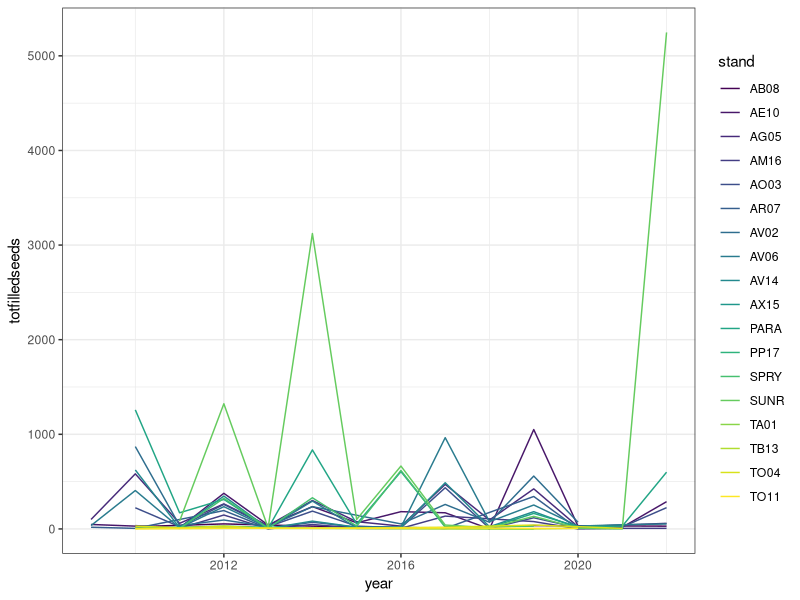

Reproduce this figure in R. (Note: this script raises an error after producing the figure.)
## Started 13 March 2024 ##
## Satrted by Lizzie who made some VERY quick plots ##

## Search for: Alert! in MastingDataMerge.R and make sure they are okay


# housekeeping
rm(list=ls()) 
options(stringsAsFactors=FALSE)

# Setting working directory. Add in your own path in an if statement for your file structure
if(length(grep("lizzie", getwd())>0)) { 
  setwd("~/Documents/git/projects/grephon/Masting/")
} else if (length(grep("ailene", getwd()))>0) 
{setwd("boomboom")
}


# libraries
library(ggplot2)
library(viridis)

d <- read.csv("./output/seedswithtraps_allyears_quickdirty.csv")
standz <- read.csv("./data/MORA STANDS_LatLongs_UTM.csv")

# Quick look by ABAM
dabam <- subset(d, species=="ABAM")
dabamagg <- aggregate(dabam[c("totfilledseeds")], dabam[c("stand", "year")], FUN=sum)
dabamaggall <- aggregate(dabam[c("allseeds")], dabam[c("stand", "year")], FUN=sum)

## ggplot versions

ggplot(dabamagg, aes(y=totfilledseeds, x=year, color=stand)) +
  geom_line() + 
  scale_colour_viridis_d() + 
  theme_bw()

abamplotfacetfill <- ggplot(dabamagg, aes(y=totfilledseeds, x=year)) +
  geom_line() + 
  facet_wrap(stand~.) + 
  theme_bw()

abamplotfacetall <- ggplot(dabamaggall, aes(y=allseeds, x=year)) +
  geom_line() + 
  facet_wrap(stand~.) + 
  theme_bw()

# Quick look for AGO5
specieshere <- c("ABAM", "PSME",  "THPL", "TSHE")
latbihere <- c(expression(italic("Abies amabilis")), 
    expression(italic("Pseudotsuga menziesii")), 
    expression(italic("Thuja plicata")),
    expression(italic("Tsuga heterophylla")))

dag05 <- subset(d[which(d$species %in% specieshere),], stand=="AG05")
dag05agg <- aggregate(dag05[c("totfilledseeds")], dag05[c("stand", "year", "species")], FUN=sum)
dag05aggall <- aggregate(dag05[c("allseeds")], dag05[c("stand", "year", "species")], FUN=sum)


ag054sppfill <- ggplot(dag05agg, aes(y=totfilledseeds, x=year, color=species)) +
  geom_line() + 
  scale_colour_viridis_d(option="turbo") + 
  theme_bw()

ag054sppall <- ggplot(dag05aggall, aes(y=allseeds, x=year, color=species)) +
  geom_line() + 
  scale_colour_viridis_d(option="turbo") + 
  theme_bw()

ggsave("./figures/ag054sppfilled.pdf", ag054sppfill, height=4, width=6)
ggsave("./figures/ag054sppall.pdf", ag054sppall, height=4, width=6)
ggsave("./figures/abamplotfacetall.pdf", abamplotfacetall, height=6, width=8)
ggsave("./figures/abamplotfacetfill.pdf", abamplotfacetfill, height=6, width=8)

## Base R versions 


## One stand
colz <- viridis(6)

pdf("./figures/ag054sppfilledbaseR.pdf", height=6, width=8)
par(mar=c(4,5,2,2))
plot(totfilledseeds~year, data=dag05agg, type="n", xlab="Year", 
  ylab=expression(paste("Total filled seeds (m"^"-2", ")", sep="")), ylim=c(0, 10800)) 
for (i in 1:length(specieshere)){
  subby <- subset(dag05agg, species==specieshere[i])
  lines(totfilledseeds~year, data=subby, col=colz[i], lwd=2)
  points(totfilledseeds~year, data=subby, col=colz[i], pch=16)
}
legend("topleft", latbihere, pch=16, col=colz[1:4], bty="n", lwd=2)
dev.off()

pdf("./figures/ag054sppfilledlnbaseR.pdf", height=6, width=8)
par(mar=c(4,5,2,2))
plot(log(totfilledseeds)~year, data=dag05agg, type="n", xlab="Year", 
  ylab=expression(paste("ln(Total filled seeds (m"^"-2", ")", sep="")), ylim=c(3,11)) 
for (i in 1:length(specieshere)){
  subby <- subset(dag05agg, species==specieshere[i])
  lines(log(totfilledseeds)~year, data=subby, col=colz[i], lwd=2)
  points(log(totfilledseeds)~year, data=subby, col=colz[i], pch=16)
}
legend("topleft", latbihere, pch=16, col=colz[1:4], bty="n", lwd=2)
dev.off()

## One species
colz <- rev(viridis(nrow(standz)))

pdf("./figures/abamplotbaseR.pdf", height=6, width=8)
par(mar=c(4,5,2,2))
plot(totfilledseeds~year, data=dabamagg, type="n", xlab="Year", 
  ylab=expression(paste("Total filled seeds (m"^"-2", ")", sep=""))) 
for (i in 1:nrow(standz)){
  subby <- subset(dabamagg, stand==standz$PlotNo[i])
  lines(totfilledseeds~year, data=subby, col=colz[i], lwd=2)
  points(totfilledseeds~year, data=subby, col=colz[i], pch=16)
}
legend("topleft", standz$PlotNo, pch=16, col=colz, bty="n", lwd=2)
dev.off()

pdf("./figures/abamplotlnbaseR.pdf", height=6, width=8)
par(mar=c(4,5,2,7), xpd=TRUE)
plot(log(totfilledseeds)~year, data=dabamagg, type="n", xlab="Year", 
  ylab=expression(paste("ln(Total filled seeds (m"^"-2", "))", sep=""))) 
for (i in 1:nrow(standz)){
  subby <- subset(dabamagg, stand==standz$PlotNo[i])
  lines(log(totfilledseeds)~year, data=subby, col=colz[i], lwd=2)
  points(log(totfilledseeds)~year, data=subby, col=colz[i], pch=16)
}
legend("topright", inset=c(-0.2,0), standz$PlotNo, pch=16, col=colz, bty="n", lwd=2)
dev.off()



standzsm <- standz[which(standz$PlotNo %in% c("AG05", "AO03", "AV06", "AV14", "PARA")),]
colz <- rev(viridis(nrow(standzsm)))

pdf("./figures/abamplotlnbaseR_fewerstands.pdf", height=6, width=8)
par(mar=c(4,5,2,7), xpd=TRUE)
plot(log(totfilledseeds)~year, data=dabamagg, type="n", xlab="Year", 
  ylab=expression(paste("ln(Total filled seeds (m"^"-2", "))", sep=""))) 
for (i in 1:nrow(standz)){
  subby <- subset(dabamagg, stand==standzsm$PlotNo[i])
  lines(log(totfilledseeds)~year, data=subby, col=colz[i], lwd=2)
  points(log(totfilledseeds)~year, data=subby, col=colz[i], pch=16)
}
legend("topright", standzsm$PlotNo, pch=16, col=colz, bty="n", lwd=2)
dev.off()